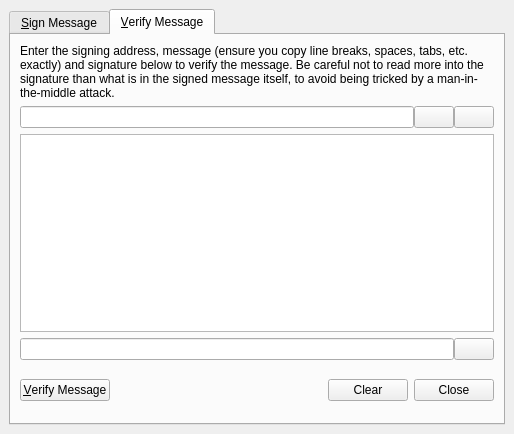
<?xml version="1.0" encoding="UTF-8"?>
<ui version="4.0">
 <class>SignVerifyMessageDialog</class>
 <widget class="QDialog" name="SignVerifyMessageDialog">
  <property name="geometry">
   <rect>
    <x>0</x>
    <y>0</y>
    <width>514</width>
    <height>434</height>
   </rect>
  </property>
  <property name="windowTitle">
   <string>Signatures - Sign / Verify a Message</string>
  </property>
  <property name="modal">
   <bool>true</bool>
  </property>
  <layout class="QVBoxLayout" name="verticalLayout_2">
   <property name="leftMargin">
    <number>0</number>
   </property>
   <property name="topMargin">
    <number>0</number>
   </property>
   <property name="rightMargin">
    <number>0</number>
   </property>
   <property name="bottomMargin">
    <number>0</number>
   </property>
   <item>
    <layout class="QVBoxLayout" name="actionBarLayout">
     <property name="spacing">
      <number>0</number>
     </property>
    </layout>
   </item>
   <item>
    <layout class="QVBoxLayout" name="verticalLayout">
     <property name="leftMargin">
      <number>9</number>
     </property>
     <property name="topMargin">
      <number>9</number>
     </property>
     <property name="rightMargin">
      <number>9</number>
     </property>
     <property name="bottomMargin">
      <number>9</number>
     </property>
     <item>
      <widget class="QTabWidget" name="tabWidget">
       <property name="currentIndex">
        <number>1</number>
       </property>
       <widget class="QWidget" name="tabSignMessage">
        <attribute name="title">
         <string>&amp;Sign Message</string>
        </attribute>
        <layout class="QVBoxLayout" name="verticalLayout_SM">
         <item>
          <widget class="QLabel" name="infoLabel_SM">
           <property name="text">
            <string>You can sign messages with your addresses to prove you own them. Be careful not to sign anything vague, as phishing attacks may try to trick you into signing your identity over to them. Only sign fully-detailed statements you agree to.</string>
           </property>
           <property name="textFormat">
            <enum>Qt::PlainText</enum>
           </property>
           <property name="wordWrap">
            <bool>true</bool>
           </property>
          </widget>
         </item>
         <item>
          <layout class="QHBoxLayout" name="horizontalLayout_1_SM">
           <property name="spacing">
            <number>0</number>
           </property>
           <item>
            <widget class="QValidatedLineEdit" name="addressIn_SM">
             <property name="toolTip">
              <string>The address to sign the message with (e.g. FfCDhekqN2ngKCfKLyxQodtAUfCQVPqFFt)</string>
             </property>
             <property name="maxLength">
              <number>34</number>
             </property>
            </widget>
           </item>
           <item>
            <widget class="QPushButton" name="addressBookButton_SM">
             <property name="toolTip">
              <string>Choose an address from the address book</string>
             </property>
             <property name="text">
              <string/>
             </property>
             <property name="icon">
              <iconset resource="../bitcoin.qrc">
               <normaloff>:/icons/address-book</normaloff>:/icons/address-book</iconset>
             </property>
             <property name="shortcut">
              <string>Alt+A</string>
             </property>
             <property name="autoDefault">
              <bool>false</bool>
             </property>
            </widget>
           </item>
           <item>
            <widget class="QPushButton" name="pasteButton_SM">
             <property name="toolTip">
              <string>Paste address from clipboard</string>
             </property>
             <property name="text">
              <string/>
             </property>
             <property name="icon">
              <iconset resource="../bitcoin.qrc">
               <normaloff>:/icons/editpaste</normaloff>:/icons/editpaste</iconset>
             </property>
             <property name="shortcut">
              <string>Alt+P</string>
             </property>
             <property name="autoDefault">
              <bool>false</bool>
             </property>
            </widget>
           </item>
          </layout>
         </item>
         <item>
          <widget class="QTextEdit" name="messageIn_SM">
           <property name="toolTip">
            <string>Enter the message you want to sign here</string>
           </property>
          </widget>
         </item>
         <item>
          <layout class="QHBoxLayout" name="horizontalLayout_2_SM">
           <property name="spacing">
            <number>0</number>
           </property>
           <item>
            <widget class="QLineEdit" name="signatureOut_SM">
             <property name="font">
              <font>
               <italic>true</italic>
              </font>
             </property>
             <property name="readOnly">
              <bool>true</bool>
             </property>
            </widget>
           </item>
           <item>
            <widget class="QPushButton" name="copySignatureButton_SM">
             <property name="toolTip">
              <string>Copy the current signature to the system clipboard</string>
             </property>
             <property name="text">
              <string/>
             </property>
             <property name="icon">
              <iconset resource="../bitcoin.qrc">
               <normaloff>:/icons/editcopy</normaloff>:/icons/editcopy</iconset>
             </property>
             <property name="autoDefault">
              <bool>false</bool>
             </property>
            </widget>
           </item>
          </layout>
         </item>
         <item>
          <layout class="QHBoxLayout" name="horizontalLayout_3_SM">
           <item>
            <widget class="QPushButton" name="signMessageButton_SM">
             <property name="toolTip">
              <string>Sign the message to prove you own this ArtBoomerang address</string>
             </property>
             <property name="text">
              <string>&amp;Sign Message</string>
             </property>
             <property name="icon">
              <iconset resource="../bitcoin.qrc">
               <normaloff>:/icons/edit</normaloff>:/icons/edit</iconset>
             </property>
             <property name="autoDefault">
              <bool>false</bool>
             </property>
            </widget>
           </item>
           <item>
            <spacer name="horizontalSpacer_1_SM">
             <property name="orientation">
              <enum>Qt::Horizontal</enum>
             </property>
             <property name="sizeHint" stdset="0">
              <size>
               <width>40</width>
               <height>48</height>
              </size>
             </property>
            </spacer>
           </item>
           <item>
            <widget class="QPushButton" name="btnClearSM">
             <property name="text">
              <string>Clear</string>
             </property>
             <property name="icon">
              <iconset resource="../bitcoin.qrc">
               <normaloff>:/icons/undo</normaloff>:/icons/undo</iconset>
             </property>
            </widget>
           </item>
           <item>
            <widget class="QPushButton" name="btnCloseSM">
             <property name="text">
              <string>Close</string>
             </property>
             <property name="icon">
              <iconset resource="../bitcoin.qrc">
               <normaloff>:/icons/quit</normaloff>:/icons/quit</iconset>
             </property>
            </widget>
           </item>
          </layout>
         </item>
        </layout>
       </widget>
       <widget class="QWidget" name="tabVerifyMessage">
        <attribute name="title">
         <string>&amp;Verify Message</string>
        </attribute>
        <layout class="QVBoxLayout" name="verticalLayout_VM">
         <item>
          <widget class="QLabel" name="infoLabel_VM">
           <property name="text">
            <string>Enter the signing address, message (ensure you copy line breaks, spaces, tabs, etc. exactly) and signature below to verify the message. Be careful not to read more into the signature than what is in the signed message itself, to avoid being tricked by a man-in-the-middle attack.</string>
           </property>
           <property name="textFormat">
            <enum>Qt::PlainText</enum>
           </property>
           <property name="alignment">
            <set>Qt::AlignLeading|Qt::AlignLeft|Qt::AlignTop</set>
           </property>
           <property name="wordWrap">
            <bool>true</bool>
           </property>
          </widget>
         </item>
         <item>
          <layout class="QHBoxLayout" name="horizontalLayout_1_VM">
           <property name="spacing">
            <number>0</number>
           </property>
           <item>
            <widget class="QValidatedLineEdit" name="addressIn_VM">
             <property name="toolTip">
              <string>The address the message was signed with (e.g. FfCDhekqN2ngKCfKLyxQodtAUfCQVPqFFt)</string>
             </property>
             <property name="maxLength">
              <number>34</number>
             </property>
            </widget>
           </item>
           <item>
            <widget class="QPushButton" name="addressBookButton_VM">
             <property name="toolTip">
              <string>Choose an address from the address book</string>
             </property>
             <property name="text">
              <string/>
             </property>
             <property name="icon">
              <iconset resource="../bitcoin.qrc">
               <normaloff>:/icons/address-book</normaloff>:/icons/address-book</iconset>
             </property>
             <property name="shortcut">
              <string>Alt+A</string>
             </property>
             <property name="autoDefault">
              <bool>false</bool>
             </property>
            </widget>
           </item>
           <item>
            <widget class="QPushButton" name="pasteButton_VM">
             <property name="sizePolicy">
              <sizepolicy hsizetype="Minimum" vsizetype="Fixed">
               <horstretch>0</horstretch>
               <verstretch>0</verstretch>
              </sizepolicy>
             </property>
             <property name="text">
              <string/>
             </property>
             <property name="icon">
              <iconset resource="../bitcoin.qrc">
               <normaloff>:/icons/editpaste</normaloff>:/icons/editpaste</iconset>
             </property>
            </widget>
           </item>
          </layout>
         </item>
         <item>
          <widget class="QTextEdit" name="messageIn_VM"/>
         </item>
         <item>
          <layout class="QHBoxLayout" name="horizontalLayout">
           <property name="spacing">
            <number>0</number>
           </property>
           <item>
            <widget class="QValidatedLineEdit" name="signatureIn_VM"/>
           </item>
           <item>
            <widget class="QPushButton" name="pasteButtonVM2">
             <property name="text">
              <string/>
             </property>
             <property name="icon">
              <iconset resource="../bitcoin.qrc">
               <normaloff>:/icons/editpaste</normaloff>:/icons/editpaste</iconset>
             </property>
            </widget>
           </item>
          </layout>
         </item>
         <item>
          <layout class="QHBoxLayout" name="horizontalLayout_2_VM">
           <item>
            <widget class="QPushButton" name="verifyMessageButton_VM">
             <property name="toolTip">
              <string>Verify the message to ensure it was signed with the specified ArtBoomerang address</string>
             </property>
             <property name="text">
              <string>&amp;Verify Message</string>
             </property>
             <property name="icon">
              <iconset resource="../bitcoin.qrc">
               <normaloff>:/icons/transaction_0</normaloff>:/icons/transaction_0</iconset>
             </property>
             <property name="autoDefault">
              <bool>false</bool>
             </property>
            </widget>
           </item>
           <item>
            <spacer name="horizontalSpacer_1_VM">
             <property name="orientation">
              <enum>Qt::Horizontal</enum>
             </property>
             <property name="sizeHint" stdset="0">
              <size>
               <width>40</width>
               <height>48</height>
              </size>
             </property>
            </spacer>
           </item>
           <item>
            <widget class="QPushButton" name="btnClearVM">
             <property name="text">
              <string>Clear</string>
             </property>
             <property name="icon">
              <iconset resource="../bitcoin.qrc">
               <normaloff>:/icons/undo</normaloff>:/icons/undo</iconset>
             </property>
            </widget>
           </item>
           <item>
            <widget class="QPushButton" name="btnCloseVM">
             <property name="text">
              <string>Close</string>
             </property>
             <property name="icon">
              <iconset resource="../bitcoin.qrc">
               <normaloff>:/icons/quit</normaloff>:/icons/quit</iconset>
             </property>
            </widget>
           </item>
          </layout>
         </item>
        </layout>
       </widget>
      </widget>
     </item>
    </layout>
   </item>
  </layout>
 </widget>
 <customwidgets>
  <customwidget>
   <class>QValidatedLineEdit</class>
   <extends>QLineEdit</extends>
   <header>qvalidatedlineedit.h</header>
  </customwidget>
 </customwidgets>
 <resources>
  <include location="../bitcoin.qrc"/>
 </resources>
 <connections/>
</ui>
